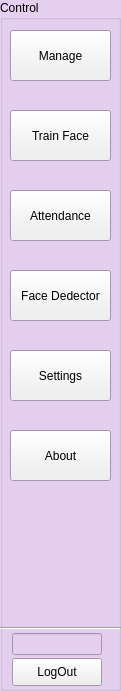
   <widget class="QGroupBox" name="groupBox">
    <property name="geometry">
     <rect>
      <x>10</x>
      <y>0</y>
      <width>121</width>
      <height>691</height>
     </rect>
    </property>
    <property name="palette">
     <palette>
      <active>
       <colorrole role="Base">
        <brush brushstyle="SolidPattern">
         <color alpha="255">
          <red>255</red>
          <green>255</green>
          <blue>255</blue>
         </color>
        </brush>
       </colorrole>
       <colorrole role="Window">
        <brush brushstyle="SolidPattern">
         <color alpha="255">
          <red>230</red>
          <green>208</green>
          <blue>240</blue>
         </color>
        </brush>
       </colorrole>
      </active>
      <inactive>
       <colorrole role="Base">
        <brush brushstyle="SolidPattern">
         <color alpha="255">
          <red>255</red>
          <green>255</green>
          <blue>255</blue>
         </color>
        </brush>
       </colorrole>
       <colorrole role="Window">
        <brush brushstyle="SolidPattern">
         <color alpha="255">
          <red>230</red>
          <green>208</green>
          <blue>240</blue>
         </color>
        </brush>
       </colorrole>
      </inactive>
      <disabled>
       <colorrole role="Base">
        <brush brushstyle="SolidPattern">
         <color alpha="255">
          <red>230</red>
          <green>208</green>
          <blue>240</blue>
         </color>
        </brush>
       </colorrole>
       <colorrole role="Window">
        <brush brushstyle="SolidPattern">
         <color alpha="255">
          <red>230</red>
          <green>208</green>
          <blue>240</blue>
         </color>
        </brush>
       </colorrole>
      </disabled>
     </palette>
    </property>
    <property name="autoFillBackground">
     <bool>true</bool>
    </property>
    <property name="title">
     <string>Control</string>
    </property>
    <widget class="Line" name="line">
     <property name="geometry">
      <rect>
       <x>0</x>
       <y>620</y>
       <width>121</width>
       <height>16</height>
      </rect>
     </property>
     <property name="orientation">
      <enum>Qt::Horizontal</enum>
     </property>
    </widget>
    <widget class="QLineEdit" name="lineEdit">
     <property name="enabled">
      <bool>false</bool>
     </property>
     <property name="geometry">
      <rect>
       <x>12</x>
       <y>633</y>
       <width>90</width>
       <height>22</height>
      </rect>
     </property>
    </widget>
    <widget class="QPushButton" name="pushButton">
     <property name="geometry">
      <rect>
       <x>12</x>
       <y>658</y>
       <width>90</width>
       <height>28</height>
      </rect>
     </property>
     <property name="text">
      <string>LogOut</string>
     </property>
    </widget>
    <widget class="QPushButton" name="pushButton_2">
     <property name="geometry">
      <rect>
       <x>10</x>
       <y>30</y>
       <width>101</width>
       <height>51</height>
      </rect>
     </property>
     <property name="text">
      <string>Manage</string>
     </property>
    </widget>
    <widget class="QPushButton" name="pushButton_6">
     <property name="geometry">
      <rect>
       <x>10</x>
       <y>110</y>
       <width>101</width>
       <height>51</height>
      </rect>
     </property>
     <property name="text">
      <string>Train Face</string>
     </property>
    </widget>
    <widget class="QPushButton" name="pushButton_7">
     <property name="geometry">
      <rect>
       <x>10</x>
       <y>190</y>
       <width>101</width>
       <height>51</height>
      </rect>
     </property>
     <property name="text">
      <string>Attendance</string>
     </property>
    </widget>
    <widget class="QPushButton" name="pushButton_8">
     <property name="geometry">
      <rect>
       <x>10</x>
       <y>270</y>
       <width>101</width>
       <height>51</height>
      </rect>
     </property>
     <property name="text">
      <string>Face Dedector</string>
     </property>
    </widget>
    <widget class="QPushButton" name="pushButton_9">
     <property name="geometry">
      <rect>
       <x>10</x>
       <y>350</y>
       <width>101</width>
       <height>51</height>
      </rect>
     </property>
     <property name="text">
      <string>Settings</string>
     </property>
    </widget>
    <widget class="QPushButton" name="pushButton_10">
     <property name="geometry">
      <rect>
       <x>10</x>
       <y>430</y>
       <width>101</width>
       <height>51</height>
      </rect>
     </property>
     <property name="text">
      <string>About</string>
     </property>
    </widget>
   </widget>
